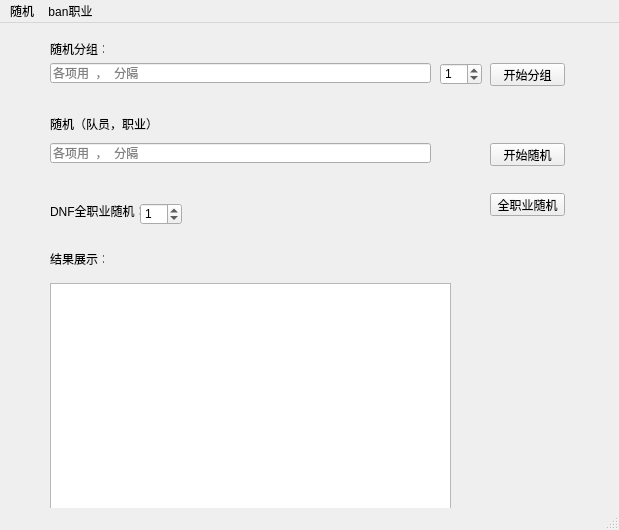
<?xml version="1.0" encoding="UTF-8"?>
<ui version="4.0">
 <class>MainWindow</class>
 <widget class="QMainWindow" name="MainWindow">
  <property name="geometry">
   <rect>
    <x>0</x>
    <y>0</y>
    <width>619</width>
    <height>530</height>
   </rect>
  </property>
  <property name="windowTitle">
   <string>MainWindow</string>
  </property>
  <widget class="QWidget" name="centralwidget">
   <widget class="QLabel" name="label">
    <property name="geometry">
     <rect>
      <x>50</x>
      <y>20</y>
      <width>54</width>
      <height>12</height>
     </rect>
    </property>
    <property name="text">
     <string>随机分组：</string>
    </property>
   </widget>
   <widget class="QLineEdit" name="lineEdit">
    <property name="geometry">
     <rect>
      <x>50</x>
      <y>40</y>
      <width>381</width>
      <height>20</height>
     </rect>
    </property>
    <property name="placeholderText">
     <string>各项用  ，  分隔</string>
    </property>
   </widget>
   <widget class="QPushButton" name="pushButton">
    <property name="geometry">
     <rect>
      <x>490</x>
      <y>40</y>
      <width>75</width>
      <height>23</height>
     </rect>
    </property>
    <property name="text">
     <string>开始分组</string>
    </property>
   </widget>
   <widget class="QPushButton" name="pushButton_2">
    <property name="geometry">
     <rect>
      <x>490</x>
      <y>120</y>
      <width>75</width>
      <height>23</height>
     </rect>
    </property>
    <property name="text">
     <string>开始随机</string>
    </property>
   </widget>
   <widget class="QLineEdit" name="lineEdit_2">
    <property name="geometry">
     <rect>
      <x>50</x>
      <y>120</y>
      <width>381</width>
      <height>20</height>
     </rect>
    </property>
    <property name="placeholderText">
     <string>各项用  ，  分隔</string>
    </property>
   </widget>
   <widget class="QLabel" name="label_2">
    <property name="geometry">
     <rect>
      <x>50</x>
      <y>90</y>
      <width>111</width>
      <height>21</height>
     </rect>
    </property>
    <property name="text">
     <string>随机（队员，职业）：</string>
    </property>
   </widget>
   <widget class="QLabel" name="label_3">
    <property name="geometry">
     <rect>
      <x>50</x>
      <y>180</y>
      <width>101</width>
      <height>16</height>
     </rect>
    </property>
    <property name="text">
     <string>DNF全职业随机：</string>
    </property>
   </widget>
   <widget class="QPushButton" name="pushButton_3">
    <property name="geometry">
     <rect>
      <x>490</x>
      <y>170</y>
      <width>75</width>
      <height>23</height>
     </rect>
    </property>
    <property name="text">
     <string>全职业随机</string>
    </property>
   </widget>
   <widget class="QTextBrowser" name="textBrowser">
    <property name="geometry">
     <rect>
      <x>50</x>
      <y>260</y>
      <width>401</width>
      <height>251</height>
     </rect>
    </property>
   </widget>
   <widget class="QLabel" name="label_4">
    <property name="geometry">
     <rect>
      <x>50</x>
      <y>230</y>
      <width>54</width>
      <height>12</height>
     </rect>
    </property>
    <property name="text">
     <string>结果展示：</string>
    </property>
   </widget>
   <widget class="QSpinBox" name="spinBox">
    <property name="geometry">
     <rect>
      <x>440</x>
      <y>40</y>
      <width>42</width>
      <height>22</height>
     </rect>
    </property>
    <property name="value">
     <number>1</number>
    </property>
   </widget>
   <widget class="QSpinBox" name="spinBox_2">
    <property name="geometry">
     <rect>
      <x>140</x>
      <y>180</y>
      <width>42</width>
      <height>22</height>
     </rect>
    </property>
    <property name="value">
     <number>1</number>
    </property>
   </widget>
  </widget>
  <widget class="QMenuBar" name="menubar">
   <property name="geometry">
    <rect>
     <x>0</x>
     <y>0</y>
     <width>619</width>
     <height>23</height>
    </rect>
   </property>
   <widget class="QMenu" name="menu">
    <property name="title">
     <string>随机</string>
    </property>
   </widget>
   <widget class="QMenu" name="menuban">
    <property name="title">
     <string>ban职业</string>
    </property>
   </widget>
   <addaction name="menu"/>
   <addaction name="menuban"/>
  </widget>
  <widget class="QStatusBar" name="statusbar"/>
 </widget>
 <resources/>
 <connections/>
</ui>
